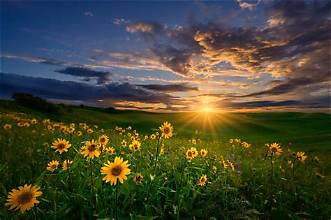
#> input picture Day25/Input_Images/sample.jpg, 331 x 220 px
$ python rotation.py
#> lines starting #> are read from the running program, lines starting #| are printed output that depends on the picture

import cv2
import os

# Get current script directory
current_dir = os.path.dirname(os.path.abspath(__file__))

# Load image
image_path = os.path.join(
    current_dir, "..", "Input_Images", "sample.jpg"
)

img = cv2.imread(image_path)
#> img is the input picture: shape (220, 331, 3); mean B, G, R 53.5, 71, 71

if img is None:
    print("Error: Image not found!")
    exit()

height, width = img.shape[:2]
#> height = 220; width = 331

# Find image center
center = (width // 2, height // 2)
#> center = (165, 110)

# Create output folder
output_dir = os.path.join(current_dir, "rotation_outputs")
os.makedirs(output_dir, exist_ok=True)

# Rotation angles
angles = [45, 90, 180, 270]

for angle in angles:

    # Create rotation matrix
    matrix = cv2.getRotationMatrix2D(center, angle, 1.0)

    # Apply rotation
    rotated = cv2.warpAffine(
        img,
        matrix,
        (width, height)
    )

    # Save rotated image
    output_path = os.path.join(
        output_dir, f"rotated_{angle}.jpg"
    )

    cv2.imwrite(output_path, rotated)

    print(f"Image rotated by {angle} degrees successfully!")

    # Display image
    cv2.imshow(f"Rotation {angle} Degrees", rotated)
#> this loop made 4 passes
#> pass 1, `rotated = cv2.warpAffine( img, matrix, (width, height) )`:
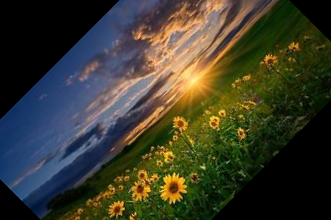
#> rotated: shape (220, 331, 3); mean B, G, R 43.8, 59.1, 59.3
#> pass 2, `rotated = cv2.warpAffine( img, matrix, (width, height) )`:
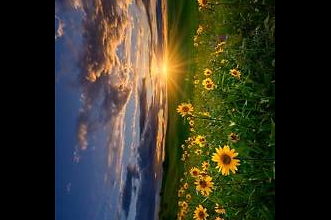
#> rotated: shape (220, 331, 3); mean B, G, R 38.7, 53.3, 55.1
#> pass 3, `rotated = cv2.warpAffine( img, matrix, (width, height) )`:
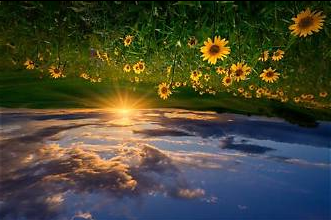
#> rotated: shape (220, 331, 3); mean B, G, R 53, 70.7, 70.8

cv2.waitKey(0)
cv2.destroyAllWindows()

print("All rotated images saved successfully!")
